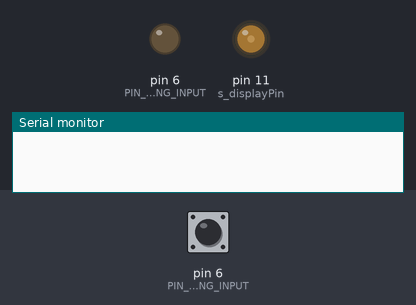
Simulated run of this sketch. Board: Arduino Uno, built with avr-gcc and run on an emulated ATmega328P. Shown: output pins drawn as LEDs (lit = HIGH), the last lines printed to the serial monitor. The test bench sets the inputs (shaded band); at power-on: pin 6 (PIN_TUNING_INPUT) LOW.

Above: at 1.4 s.
1.5 s: pin 6 (PIN_TUNING_INPUT) driven HIGH
At 3.17 s:
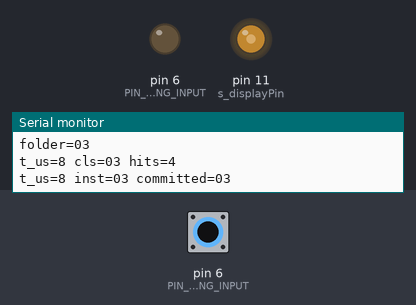
At 3.77 s:
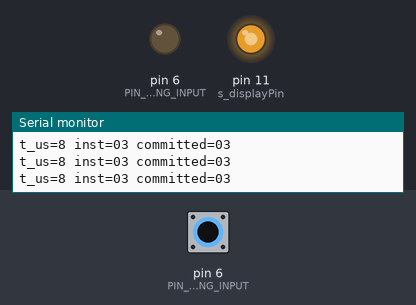
4.5 s: pin 6 (PIN_TUNING_INPUT) driven LOW
7.5 s: pin 6 (PIN_TUNING_INPUT) pulsed HIGH 5 times (0.12 s each, 0.3 s apart)
Timing chart, 0 to 12.5 s (numbered marks = the images above; inputs shaded):
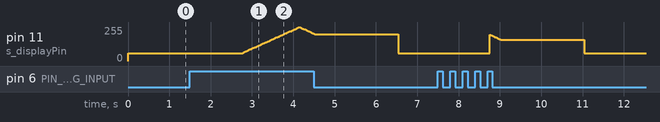

Measured:
- after the input at 1.5 s, pin 11 (s_displayPin): rises from 60/255 to 255/255 in 1.4 s, then falls to 204/255 in 0.36 s

The sketch:

Radio_Main_v1_1_Nano_R4.ino
```cpp
/* Radio_Main.ino
   - Serial at 115200
   - Adaptive tuning scheduler:
       * folder == 3 → sample every ~300 ms
       * folder != 3 → sample every ~600 ms
   - Display:
       * if folder == 3 → pulse PWM via DisplayLED::pulseTick(10)
       * else           → analog 60 (solid),
*/

#include <Arduino.h>
#include "Config.h"
#include "Radio_Tuning.h"
#include "Display_LED.h"

// Shared state
static uint8_t g_currentFolder = 0;
static uint8_t s_displayBrightness = 60;  // Default display brightness

// Adaptive tuning schedule
static unsigned long g_lastTuneMs = 0;
constexpr uint16_t   TUNE_FAST_MS = 300;  // when folder == 3
constexpr uint16_t   TUNE_SLOW_MS = 600;  // when folder != 3

void setup() {
  Serial.begin(115200);
  while (!Serial) { /* harmless on UNO R4 Minima */ }

  pinMode(Config::PIN_LED_DISPLAY, OUTPUT);
  DisplayLED::init(Config::PIN_LED_DISPLAY);
}

void loop() {
  const unsigned long now = millis();

  // 1) Adaptive tuning
  const uint16_t tuneInterval = (g_currentFolder == 3) ? TUNE_FAST_MS : TUNE_SLOW_MS;
  if (now - g_lastTuneMs >= tuneInterval) {
    g_currentFolder = RadioTuning::getFolder(Config::PIN_TUNING_INPUT);
    g_lastTuneMs = now;

    // Optional: print only on change
    /*
    static uint8_t lastPrinted = 255;
    if (lastPrinted != g_currentFolder) {
      debug("Folder: "); debugln(g_currentFolder);
      lastPrinted = g_currentFolder;
    }
    */
  }

  // 2) Display — pulse only for folder 3; otherwise digital HIGH
  if (g_currentFolder == 3) {
    DisplayLED::pulseTick(20);              // faster cadence (try 10–20 ms)
  } else {
    analogWrite(Config::PIN_LED_DISPLAY, s_displayBrightness);  // solid ON
  }
}
```

Display_LED.cpp
```cpp
// Display_LED.cpp
#include "Display_LED.h"

// ---- Near real-time display stream control ----
// Set to 1 to print brightness on every pulse tick (continuous while pulsing).
// Set to 0 to silence the stream.
#ifndef DEBUG_DISPLAY_STREAM
  #define DEBUG_DISPLAY_STREAM 0
#endif

// Set to 1 to also print extra details per tick (noisy; good for tuning).
#ifndef DEBUG_DISPLAY_VERBOSE
  #define DEBUG_DISPLAY_VERBOSE 0
#endif

namespace {
  uint8_t       s_displayPin = 11;     // updated in init()
  unsigned long s_lastMs     = 0;

  // Pulse state
  int           s_brightness = 60;     // starting brightness
  int           s_fadeStep   = 3;      // set to 5 if you want faster ramp
  const int     BRIGHT_MIN   = 30;
  const int     BRIGHT_MAX   = 255;

  inline bool ready() { return s_displayPin != 255; }

  inline void printStream(uint16_t intervalMs) {
    #if DEBUG_DISPLAY_STREAM == 1
      // Compact one-line stream for easy scanning
      Serial.print("led_brightness=");
      Serial.print(s_brightness);
      Serial.print(" pin=");
      Serial.print(s_displayPin);
      Serial.print(" interval=");
      Serial.println(intervalMs);

      // Optional verbose details
      #if DEBUG_DISPLAY_VERBOSE == 1
        Serial.print("step=");
        Serial.print(s_fadeStep);
        Serial.print(" bounds=[");
        Serial.print(BRIGHT_MIN);
        Serial.print("..");
        Serial.print(BRIGHT_MAX);
        Serial.println("]");
      #endif
    #endif
  }
}

void DisplayLED::init(uint8_t displayPin) {
  s_displayPin = displayPin;
  pinMode(s_displayPin, OUTPUT);

  // Default to digital HIGH (full brightness, no PWM interference)
  digitalWrite(s_displayPin, HIGH);

  // Optional single-line init confirmation (kept off by default for quiet logs)
  #if DEBUG_DISPLAY_VERBOSE == 1
    Serial.print("DisplayLED: init pin=");
    Serial.println(s_displayPin);
  #endif
}

void DisplayLED::pulseTick(uint16_t intervalMs) {
  if (!ready()) return;

  const unsigned long now = millis();
  if ((now - s_lastMs) < intervalMs) return;
  s_lastMs = now;

  // Drive PWM for the pulse
  analogWrite(s_displayPin, s_brightness);

  // Update brightness (linear ramp)
  s_brightness += s_fadeStep;

  // Reverse at edges (stick to tested bounds)
  if (s_brightness <= BRIGHT_MIN || s_brightness >= BRIGHT_MAX) {
    s_fadeStep = -s_fadeStep;
  }

  // Defensive clamp
  s_brightness = constrain(s_brightness, 0, 255);

  // Stream (Radio_Tuning-style)
  printStream(intervalMs);
}
```

Display_LED.h
```cpp
// Display_LED.h
#pragma once
#include <Arduino.h>

namespace DisplayLED {
  // Sets pin to OUTPUT and defaults to digital HIGH (solid ON).
  void init(uint8_t displayPin);

  // Pulse tick for folder 3 (linear fade with edge reversal), gated by interval.
  void pulseTick(uint16_t intervalMs = 35);
}
```

Radio_Tuning.cpp
```cpp
// Radio_Tuning.cpp
#include "Radio_Tuning.h"
#include "Config.h"   // for pins + (optional) debug macros; ensure it's in your project

// ---- Near real-time timing stream control ----
// Set to 1 to print t_us for every measurement step (continuous while sweeping).
// Set to 0 to only print timing on stability commit.
#ifndef DEBUG_TIMING_STREAM
  #define DEBUG_TIMING_STREAM 1
#endif

// Set to 1 to also print raw samples a/b/c for each step (noisy; good for calibration).
#ifndef DEBUG_TIMING_VERBOSE
  #define DEBUG_TIMING_VERBOSE 0
#endif

namespace {
  // Runtime-selected pin (bound from Radio_Main.ino)
  uint8_t RC_PIN = Config::PIN_TUNING_INPUT;

  // ---- Timing knobs (adjust if needed) ----
  // DISCHARGE_MS ensures the RC node starts near 0 V before each measurement.
  // Tune this based on your hardware; 20–50 ms is typical for fast bands.
  const uint16_t DISCHARGE_MS  = 10;
  const uint32_t TIMEOUT_US    = 2000000;   // 2 s safety

  // ---------------- Bands (µs) ----------------
  // Latest values you dialed in:
  const uint32_t F03_LOWER_US = 0;
  const uint32_t F03_UPPER_US = 30;

  const uint32_t F02_LOWER_US = 41;
  const uint32_t F02_UPPER_US = 51;

  const uint32_t F01_LOWER_US = 65;
  const uint32_t F01_UPPER_US = 89;

  const uint32_t F00_LOWER_US = 123;        // >=123 → folder 00 (no upper bound)

  // ---------------- Stability counts ----------------
  const uint8_t  STABLE_COUNT_FOLDER = 4;    // required hits for 00/01/02/03
  const uint8_t  STABLE_COUNT_GAP    = 4;    // required hits for 99

  // ---------------- State ----------------
  String  currentFolder = "99";              // committed folder/gap ("00".."03","99","FAULT")
  String  pendingClass  = "99";              // candidate bucket from last sample
  uint8_t pendingHits   = 0;                 // consecutive matches for candidate

  // ---------------- Measurement (median of 3) ----------------
  inline uint32_t measureRC_us_once() {
    // Discharge the node
    pinMode(RC_PIN, OUTPUT);
    digitalWrite(RC_PIN, LOW);
    delay(DISCHARGE_MS);

    // Measure charge time to digital HIGH (NO pullups)
    pinMode(RC_PIN, INPUT);
    uint32_t t0 = micros();
    while (digitalRead(RC_PIN) == LOW) {
      if ((micros() - t0) > TIMEOUT_US) return 0;
    }
    return micros() - t0;
  }

  inline uint32_t measureStable_us() {
    uint32_t a = measureRC_us_once(); if (a == 0) return 0;
    delay(2);
    uint32_t b = measureRC_us_once(); if (b == 0) return 0;
    delay(2);
    uint32_t c = measureRC_us_once(); if (c == 0) return 0;

    #if DEBUG_TIMING_VERBOSE == 1
      Serial.print("samples: a="); Serial.print(a);
      Serial.print(" b=");        Serial.print(b);
      Serial.print(" c=");        Serial.println(c);
    #endif

    // median(a,b,c)
    if ((a <= b && b <= c) || (c <= b && b <= a)) return b;
    if ((b <= a && a <= c) || (c <= a && a <= b)) return a;
    return c;
  }

  // ---------------- Bucket classification (µs) ----------------
  inline String classifyBuckets(uint32_t t) {
    // dead gaps (between bands)
    if (t > F03_UPPER_US && t < F02_LOWER_US) return "99";
    if (t > F02_UPPER_US && t < F01_LOWER_US) return "99";
    if (t > F01_UPPER_US && t < F00_LOWER_US) return "99";

    // bands
    if (t >= F03_LOWER_US && t <= F03_UPPER_US) return "03";
    if (t >= F02_LOWER_US && t <= F02_UPPER_US) return "02";
    if (t >= F01_LOWER_US && t <= F01_UPPER_US) return "01";
    if (t >= F00_LOWER_US) return "00";                      // no upper bound

    return "99"; // tuning/outside
  }

  // Map class String to numeric folder 0..3 (99 for gap; 255 for FAULT)
  inline uint8_t classToNumeric(const String& cls) {
    if (cls == "00") return 0;
    if (cls == "01") return 1;
    if (cls == "02") return 2;
    if (cls == "03") return 3;
    if (cls == "99") return 99;
    if (cls == "FAULT") return 255;
    return 99; // default to gap
  }

  // Pretty-print a folder value (String) as zero-padded numeric if 00..03,
  // "99" for gaps, "FAULT" verbatim.
  inline void printFolderColumn(const String& clsOrCommitted) {
    if (clsOrCommitted == "FAULT") {
      Serial.print("FAULT");
      return;
    }
    uint8_t num = classToNumeric(clsOrCommitted);
    if (num <= 3) {
      if (num < 10) Serial.print('0');
      Serial.print(num);
    } else {
      Serial.print(num); // 99 for gap
    }
  }

  // ---------------- One step: measure + stability + prints ----------------
  inline void stepFolderSelect() {
    uint32_t t_us = measureStable_us();

    // Near real-time timing stream: print every step (unless disabled)
    // Columns: t_us, inst=<instantaneous>, committed=<post-hysteresis>
    #if DEBUG_TIMING_STREAM == 1
      String clsNow = (t_us == 0) ? "FAULT" : classifyBuckets(t_us);

      Serial.print("t_us="); Serial.print(t_us);
      Serial.print(" inst=");
      printFolderColumn(clsNow);
      Serial.print(" committed=");
      printFolderColumn(currentFolder);
      Serial.println();
    #endif

    if (t_us == 0) {
      if (currentFolder != "FAULT") {
        currentFolder = "FAULT";
        Serial.println("folder=FAULT");
      }
      pendingClass = "FAULT";
      pendingHits  = 0;
      return;
    }

    String cls = classifyBuckets(t_us);

    // stability commit
    if (cls == pendingClass) {
      pendingHits++;
    } else {
      pendingClass = cls;
      pendingHits  = 1;
    }

    const bool    isGap = (cls == "99");
    const uint8_t need  = isGap ? STABLE_COUNT_GAP : STABLE_COUNT_FOLDER;

    if (cls != currentFolder && pendingHits >= need) {
      currentFolder = cls;

      // Original commit print
      Serial.print("folder="); Serial.println(currentFolder);

      // Timing summary on commit (helps while calibrating band edges)
      Serial.print("t_us="); Serial.print(t_us);
      Serial.print(" cls="); Serial.print(cls);
      Serial.print(" hits="); Serial.println(pendingHits);
    }
  }

  // Convert committed String folder → numeric:
  // 00..03 -> 0..3, 99 -> 99 (explicit gap), FAULT -> 255
  inline uint8_t toNumericFolder(const String& s) {
    if (s == "00") return 0;
    if (s == "01") return 1;
    if (s == "02") return 2;
    if (s == "03") return 3;
    if (s == "99") return 99;
    if (s == "FAULT") return 255;
    return 99; // default to gap
  }
} // anonymous namespace

// Public API: run one stability step and return numeric folder (0..3, 99 for gap, 255 for FAULT)
uint8_t RadioTuning::getFolder(uint8_t digitalPin) {
  // Bind the pin (if you ever change it at runtime)
  RC_PIN = digitalPin;

  // Execute one step: measure + stability + prints
  stepFolderSelect();

  // Return the current committed numeric value directly (no fallback across gaps)
  return toNumericFolder(currentFolder);
}
```

Radio_Tuning.h
```cpp
// Radio_Tuning.h
#pragma once
#include <Arduino.h>
#include "Config.h"  // pins + global debug macros

namespace RadioTuning {
  // Measures RC timing on the given digital pin and returns numeric folder (0..3).
  // Internally keeps the original String-based state and stability logic intact.
  uint8_t getFolder(uint8_t digitalPin);
}
```

Config.h
```cpp
// Config.h
#pragma once
#include <Arduino.h>

// ---- Global debug control ----
#ifndef DEBUG
  #define DEBUG 1
#endif

#if DEBUG == 1
  #define debug(x)     Serial.print(x)
  #define debugln(x)   Serial.println(x)
#else
  #define debug(x)     do {} while (0)
  #define debugln(x)   do {} while (0)
#endif

namespace Config {
  // --- Pins ---
  constexpr uint8_t PIN_TUNING_INPUT = 6;    // D6 for RC timing
  constexpr uint8_t PIN_LED_DISPLAY  = 11;   // D11 to MOSFET/LED string
}
```
